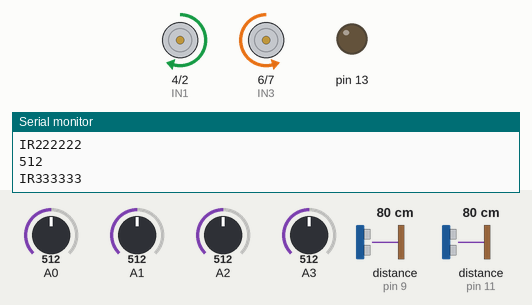
A sketch run on a simulated Arduino Uno, built with avr-gcc and run on an emulated ATmega328P. Shown: motor-driver pin pairs drawn as motors (green arrow = first pin HIGH = forward, orange = second pin HIGH = backward, longer = more drive, scaled by the enable pin), output pins drawn as LEDs (lit = HIGH), the last lines printed to the serial monitor. The test bench sets the inputs (shaded band); at power-on: distance to the obstacle (sensors on pin 9, pin 11) 80 cm, A0 = 512, A1 = 512, A2 = 512, A3 = 512. The echo pulse lasts 58.3 µs per cm.

Above: at 6.2 s.
6.3 s: distance to the obstacle (sensor on pin 9) set to 2 cm
At 7.3 s:
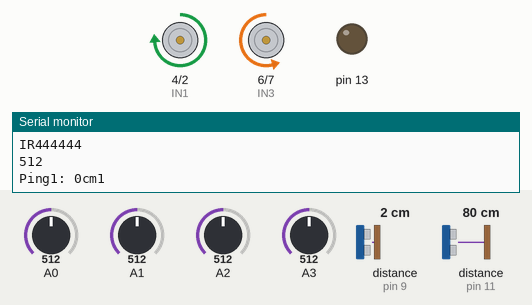
9.3 s: distance to the obstacle (sensor on pin 11) set to 2 cm
At 9.9 s:
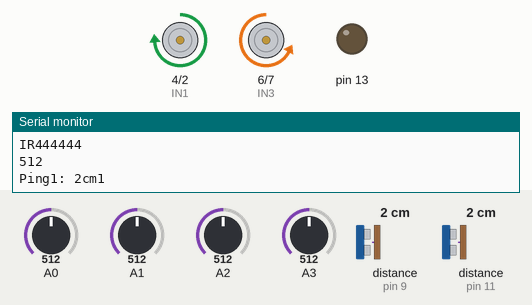
10.9 s: A0 set to 111
12.4 s: A0 set to 93
13.9 s: A1 set to 30
16.9 s: distance to the obstacle (sensor on pin 9) set to 7 cm
18.4 s: distance to the obstacle (sensor on pin 9) set to 9 cm
Timing chart, 0 to 20.9 s (numbered marks = the images above; inputs shaded):
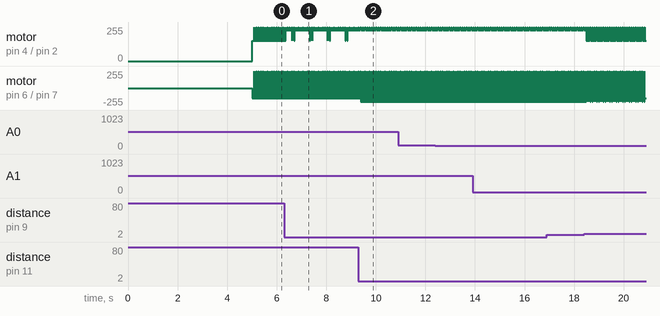

Measured:
- by itself, motor on pin 4 (IN1) / pin 2 (IN2): alternates forward 255/255 for 0.03 s and forward 229/255 for 0.06 s
- by itself, motor on pin 6 (IN3) / pin 7 (IN4): alternates forward 255/255 for 0.01 s and backward 204/255 for 0.07 s

The sketch:

robot.ino
```cpp
/* CREDITOS  L298N_Dual_H_Bridge

This program controls 2 separate DC motors using the L298N
H Bridge Chip.


          *THE SUBROUTINES WORK AS FOLLOWS*

motorA(mode, speed)
% replace A with B to control motor B %

mode is a number 0 -> 3 that determines what the motor
will do.
0 = coast/disable the H bridge
1 = turn motor clockwise
2 = turn motor counter clockwise
3 = brake motor

speed is a number 0 -> 100 that represents percentage of
motor speed.
0 = off
50 = 50% of full motor speed
100 = 100% of full motor speed

EXAMPLE
Say you need to have motor A turn clockwise at 33% of its
full speed.  The subroutine call would be the following...

motorA(1, 33);

Created by
Iain Portalupi http://www.youtube.com/iainportalupi
1/2/2014

Alterado por Equipe Ligados
11/22/2015

This code is in the public domain.
*/

#include <NewPing.h>

#define TRIGGER_PIN1 12

#define ECHO_PIN1 11

#define TRIGGER_PIN2 10

#define ECHO_PIN2 9

#define MAX_DISTANCE 40

#define ENA 3  //enable A on pin 3 (needs to be a pwm pin)
#define ENB 5  //enable B on pin 8 (needs to be a pwm pin)
#define IN1 4  //IN1 on pin 2 controls one side of bridge A
#define IN2 2  //IN2 on pin 4 controls other side of A
#define IN3 6  //IN3 on pin 6 conrtols one side of bridge B
#define IN4 7  //IN4 on pin 7 controls other side of B


//L298n


void setup() {

pinMode(13, OUTPUT);
Serial.begin(9600);
delay(5000);
}

void loop() {


pinMode(ENA, OUTPUT);
pinMode(ENB, OUTPUT);
pinMode(IN1, OUTPUT);
pinMode(IN2, OUTPUT);
pinMode(IN3, OUTPUT);
pinMode(IN4, OUTPUT);

int tcrt0;
int tcrt1;
int tcrt2;
int tcrt3;

tcrt0 = analogRead(A0);
tcrt1 = analogRead(A1);
tcrt2 = analogRead(A2);
tcrt3 = analogRead(A3);

Serial.println("IR111111");
Serial.println(tcrt0);
Serial.println("IR222222");
Serial.println(tcrt1);
Serial.println("IR333333");
Serial.println(tcrt2);
Serial.println("IR444444");
Serial.println(tcrt3);


if ( tcrt0 < 600 || tcrt1 < 600 ) {
      motorA(1, 100);
      motorB(1, 100);
  } else {
            if ( tcrt2 < 600 || tcrt3 < 600 ) {
                  motorA(2, 100);
                  motorB(2, 100);
                  }

  }


NewPing sonar(TRIGGER_PIN1, ECHO_PIN1, MAX_DISTANCE);
unsigned int uS1 = sonar.ping();
unsigned int XXX1 = uS1 / US_ROUNDTRIP_CM;

pinMode(ECHO_PIN1,OUTPUT);

digitalWrite(ECHO_PIN1,LOW);

pinMode(ECHO_PIN1,INPUT);

Serial.print("Ping1: ");

Serial.print(uS1 / US_ROUNDTRIP_CM);

Serial.println("cm1");

if (XXX1 < 9 and XXX1 != 0  ){
  digitalWrite(13, HIGH);   // turn the LED on (HIGH is the voltage level)
  digitalWrite(13, LOW);    // turn the LED off by making the voltage LOW
  motorB(2,80);

}else{
  motorB(2,60);
  motorA(1,60);
   }


NewPing sonar2(TRIGGER_PIN2, ECHO_PIN2, MAX_DISTANCE);
unsigned int uS2 = sonar2.ping();
unsigned int XXX2 = uS2 / US_ROUNDTRIP_CM;

pinMode(ECHO_PIN2,OUTPUT);

digitalWrite(ECHO_PIN2,LOW);

pinMode(ECHO_PIN2,INPUT);

Serial.print("Ping2: ");

Serial.print(uS2 / US_ROUNDTRIP_CM);

Serial.println("cm2");

if (XXX2 < 9 and XXX2 != 0  ){
  digitalWrite(13, HIGH);   // turn the LED on (HIGH is the voltage level)
  digitalWrite(13, LOW);    // turn the LED off by making the voltage LOW
  motorA(1, 90);
}

else {
  motorB(2,60);
  motorA(1,60);
  }


}
// CONTROLAR MOTORES FUNCAO

//******************   Motor A control   *******************
void motorA(int mode, int percent)
{

  //change the percentage range of 0 -> 100 into the PWM
  //range of 0 -> 255 using the map function
  int duty = map(percent, 0, 100, 0, 255);

  switch(mode)
  {
    case 0:  //disable/coast
      digitalWrite(ENA, LOW);  //set enable low to disable A
      break;

    case 1:  //turn clockwise
      //setting IN1 high connects motor lead 1 to +voltage
      digitalWrite(IN1, HIGH);

      //setting IN2 low connects motor lead 2 to ground
      digitalWrite(IN2, LOW);

      //use pwm to control motor speed through enable pin
      analogWrite(ENA, duty);

      break;

    case 2:  //turn counter-clockwise
      //setting IN1 low connects motor lead 1 to ground
      digitalWrite(IN1, LOW);

      //setting IN2 high connects motor lead 2 to +voltage
      digitalWrite(IN2, HIGH);

      //use pwm to control motor speed through enable pin
      analogWrite(ENA, duty);

      break;

    case 3:  //brake motor
      //setting IN1 low connects motor lead 1 to ground
      digitalWrite(IN1, LOW);

      //setting IN2 high connects motor lead 2 to ground
      digitalWrite(IN2, LOW);

      //use pwm to control motor braking power
      //through enable pin
      analogWrite(ENA, duty);

      break;
  }
}
//**********************************************************


//******************   Motor B control   *******************
  void motorB(int mode, int percent)
{

  //change the percentage range of 0 -> 100 into the PWM
  //range of 0 -> 255 using the map function
  int duty = map(percent, 0, 100, 0, 255);

  switch(mode)
  {
    case 0:  //disable/coast
      digitalWrite(ENB, LOW);  //set enable low to disable B
      break;

    case 1:  //turn clockwise
      //setting IN3 high connects motor lead 1 to +voltage
      digitalWrite(IN3, HIGH);

      //setting IN4 low connects motor lead 2 to ground
      digitalWrite(IN4, LOW);

      //use pwm to control motor speed through enable pin
      analogWrite(ENB, duty);

      break;

    case 2:  //turn counter-clockwise
      //setting IN3 low connects motor lead 1 to ground
      digitalWrite(IN3, LOW);

      //setting IN4 high connects motor lead 2 to +voltage
      digitalWrite(IN4, HIGH);

      //use pwm to control motor speed through enable pin
      analogWrite(ENB, duty);

      break;

    case 3:  //brake motor
      //setting IN3 low connects motor lead 1 to ground
      digitalWrite(IN3, LOW);

      //setting IN4 high connects motor lead 2 to ground
      digitalWrite(IN4, LOW);

      //use pwm to control motor braking power
      //through enable pin
      analogWrite(ENB, duty);

      break;
  }
}
//**********************************************************
```
